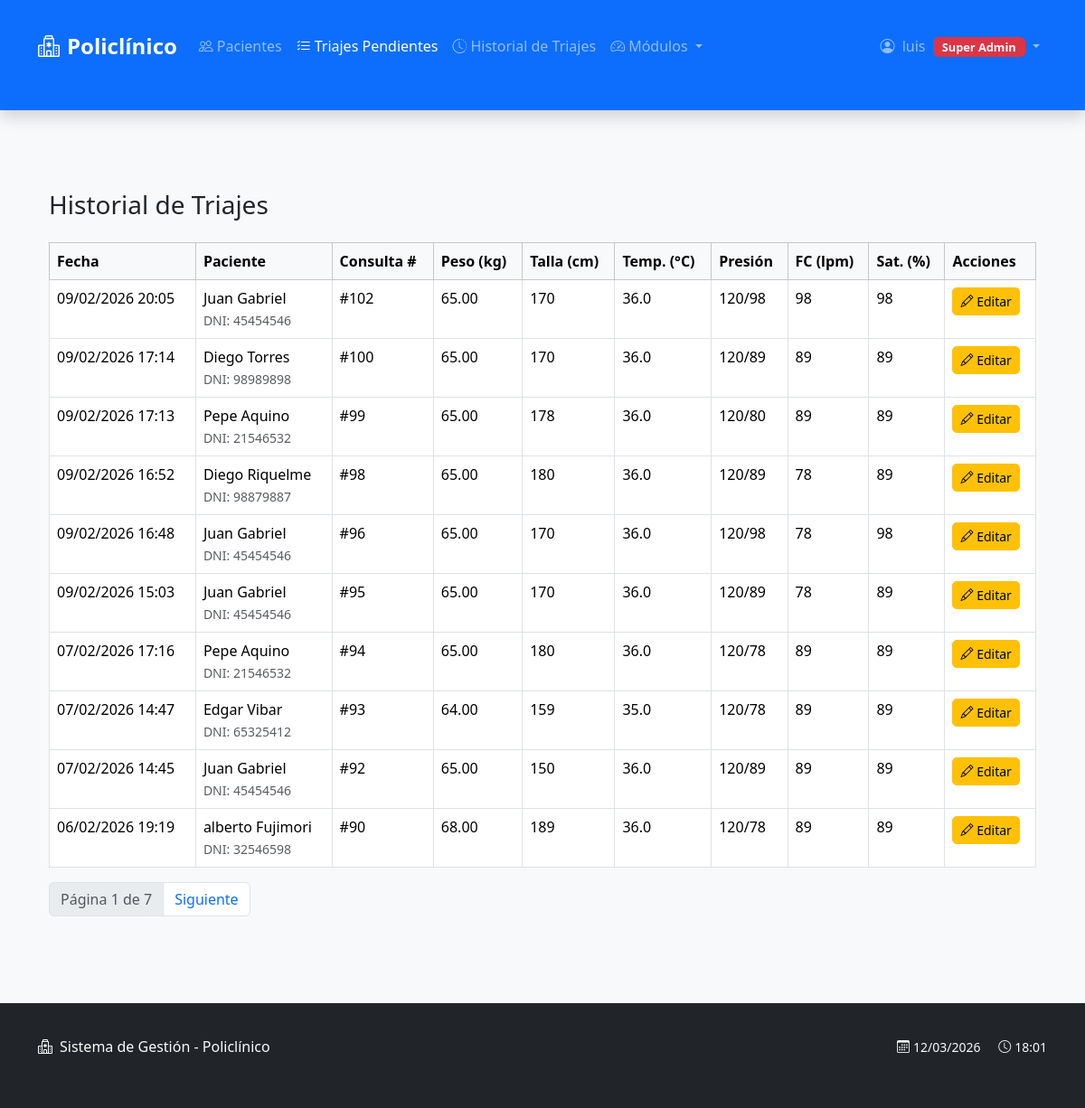
The app's page /triaje/historial/ (signed in) with its own data.
### triaje/models.py (models this page shows, shortened)
class Triaje(models.Model):
    class EstadoTriaje(models.TextChoices):
        INICIADO = 'INICIADO', 'Iniciado'
        COMPLETO = 'COMPLETO', 'Completo'
    consulta = models.OneToOneField(
        Consulta,
        on_delete=models.PROTECT,
        related_name='triaje'
    )
    estado = models.CharField(
        max_length=20,
        choices=EstadoTriaje.choices,
        default=EstadoTriaje.INICIADO
    )
    peso = models.DecimalField(
        max_digits=5,
        decimal_places=2,
        null=True,
        blank=True,
        help_text='Peso en kilogramos (kg)'
    )
    talla = models.PositiveIntegerField(
        null=True,
        blank=True,
        help_text='Talla en centímetros (cm)'
    )
    temperatura = models.DecimalField(
        max_digits=4,
        decimal_places=1,
        null=True,
        blank=True,
        help_text='Temperatura corporal en °C'
    )
    presion = models.CharField(
        max_length=10,
        blank=True,
        help_text='Presión arterial (ej: 120/80)',
        validators=[validar_presion]
    )
    frecuencia_cardiaca = models.PositiveIntegerField(
        null=True,
        blank=True,
        help_text='Latidos por minuto (lpm)'
    )
    saturacion = models.PositiveIntegerField(
        null=True,
        blank=True,
        help_text='Saturación de oxígeno (%)'
    )
    fecha = models.DateTimeField(auto_now_add=True)
    class Meta:
        permissions = [
            ("corregir_triaje", "Puede corregir triajes completados"),
            ("ver_historial_triaje", "Puede ver historial de triajes"),
            ("registrar_triaje", "Puede registrar triaje"),
        ]

### consultas/models.py (models this page shows, shortened)
class Consulta(models.Model):
    class EstadoConsulta(models.TextChoices):
        REGISTRADA = 'REGISTRADA', 'Registrada'
        PAGADA = 'PAGADA', 'Pagada'
        TRIAJE_PENDIENTE = 'TRIAJE_PENDIENTE', 'Triaje pendiente'
        EN_TRIAGE = 'EN_TRIAGE', 'En triaje'
        TRIAJE_COMPLETO = 'TRIAJE_COMPLETO', 'Triaje completo'
        ATENDIDA = 'ATENDIDA', 'Atendida'
    paciente = models.ForeignKey(
        'pacientes.Paciente',
        on_delete=models.PROTECT,
        related_name='consultas'
    )
    tarifa = models.ForeignKey(
        TarifaConsulta,
        on_delete=models.PROTECT
    )
    tipo_consulta = models.CharField(
        max_length=20
    )
    especialidad = models.CharField(
        max_length=20,
        null=True,
        blank=True
    )
    precio = models.DecimalField(
        max_digits=8,
        decimal_places=2
    )
    doctor = models.ForeignKey(
        Doctor,
        on_delete=models.SET_NULL,
        null=True,
        blank=True,
        verbose_name='Médico asignado',
        help_text='Seleccione el médico que atenderá la consulta'
    )
    estado = models.CharField(
        max_length=20,
        choices=EstadoConsulta.choices,
        default=EstadoConsulta.REGISTRADA
    )
    fecha = models.DateTimeField(auto_now_add=True)
    diagnostico = models.TextField(
        blank=True,
        null=True,
        verbose_name='Diagnóstico',
        help_text='Diagnóstico principal de la consulta'
    )
    observaciones = models.TextField(
        blank=True,
        null=True,
        verbose_name='Observaciones',
        help_text='Observaciones y hallazgos del examen físico'
    )
    tratamiento = models.TextField(
        blank=True,
        null=True,
        verbose_name='Tratamiento',
        help_text='Plan de tratamiento indicado'
    )
    fecha_atencion = models.DateTimeField(
        blank=True,
        null=True,
        verbose_name='Fecha de atención',
        help_text='Fecha y hora en que se atendió la consulta'
    )
    es_lectura_resultados = models.BooleanField(
        default=False,
        verbose_name='Es lectura de resultados',
        help_text='Consulta solo para lectura de resultados de exámenes'
    )
    class Meta:
        verbose_name = 'Consulta'
        verbose_name_plural = 'Consultas'
        ordering = ['-fecha']

### pacientes/models.py (models this page shows, shortened)
class Paciente(models.Model):
    dni = models.CharField(max_length=8, unique=True)
    nombres = models.CharField(max_length=100)
    apellidos = models.CharField(max_length=100)
    fecha_nacimiento = models.DateField()
    telefono = models.CharField(max_length=15, blank=True)
    direccion = models.CharField(max_length=200, blank=True)
    creado_en = models.DateTimeField(auto_now_add=True)
    activo = models.BooleanField(default=True, verbose_name='¿Activo?',help_text='Indica si el paciente está activo en el sistema')

### triaje/views.py (the view)
# urls.py: path('historial/', views.historial_triajes, name='historial_triajes'),
@grupo_requerido('recepcion', 'administrador')
@login_required
@permission_required('triaje.view_triaje', raise_exception=True)
def historial_triajes(request):
    triajes = Triaje.objects.filter(
        estado=Triaje.EstadoTriaje.COMPLETO
    ).select_related('consulta__paciente').order_by('-fecha')
    paginator = Paginator(triajes, 10)
    page_number = request.GET.get('page')
    page_obj = paginator.get_page(page_number)
    return render(
        request,
        'triaje/historial_triajes.html',
        {
            'page_obj': page_obj
        }
    )

### config/context_processors.py (called while the page is built)
def grupos_usuario(request):
    if request.user.is_authenticated:
        grupos = list(request.user.groups.values_list('name', flat=True))
        return {
            'user_groups': grupos,
            'es_doctor': 'doctores' in grupos,
            'es_recepcion': 'recepcion' in grupos,
            'es_farmacia': 'farmacia' in grupos,
            'es_laboratorio': 'laboratorio' in grupos,
            'es_administrador': 'administrador' in grupos,
            'es_super_user': request.user.is_superuser,
        }
    return {}

### triaje/templates/triaje/historial_triajes.html (shortened to what this page needs)
{% extends "base.html" %}
{% block content %}
<div class="container mt-4">
    <h3 class="mb-4">Historial de Triajes</h3>
    <table class="table table-bordered table-hover">
        <thead class="table-light">
            <tr>
                <th>Fecha</th>
                <th>Paciente</th>
                <th>Consulta #</th>
                <th>Peso (kg)</th>
                <th>Talla (cm)</th>
                <th>Temp. (°C)</th>
                <th>Presión</th>
                <th>FC (lpm)</th>
                <th>Sat. (%)</th>
                {% if perms.triaje.change_triaje %}
                <th>Acciones</th>
                {% endif %}
            </tr>
        </thead>
        <tbody>
        {% for triaje in page_obj %}
            <tr>
                <td>{{ triaje.fecha|date:"d/m/Y H:i" }}</td>
                <td>
                    {{ triaje.consulta.paciente.nombres }} {{ triaje.consulta.paciente.apellidos }}<br>
                    <small class="text-muted">DNI: {{ triaje.consulta.paciente.dni }}</small>
                </td>
                <td>#{{ triaje.consulta.id }}</td>
                <td>{{ triaje.peso|default:"-" }}</td>
                <td>{{ triaje.talla|default:"-" }}</td>
                <td>{{ triaje.temperatura|default:"-" }}</td>
                <td>{{ triaje.presion|default:"-" }}</td>
                <td>{{ triaje.frecuencia_cardiaca|default:"-" }}</td>
                <td>{{ triaje.saturacion|default:"-" }}</td>
                {% if perms.triaje.change_triaje %}
                <td>
                    <a href="{% url 'editar_triaje' triaje.id %}"
                       class="btn btn-sm btn-warning">
                        <i class="bi bi-pencil"></i> Editar
                    </a>
                </td>
                {% endif %}
            </tr>
        {% empty %}
            <tr>
                <td colspan="{% if perms.triaje.change_triaje %}10{% else %}9{% endif %}" class="text-center">
                    No hay triajes registrados en el historial
                </td>
            </tr>
        {% endfor %}
        </tbody>
    </table>
    <nav>
        <ul class="pagination">
            <li class="page-item disabled">
                <span class="page-link">
                    Página {{ page_obj.number }} de {{ page_obj.paginator.num_pages }}
                </span>
            </li>
            {% if page_obj.has_next %}
                <li class="page-item">
                    <a class="page-link" href="?page={{ page_obj.next_page_number }}">Siguiente</a>
                </li>
            {% endif %}
        </ul>
    </nav>
</div>
{% endblock %}

### templates/base.html (shortened to what this page needs)
<!DOCTYPE html>
<html lang="es">
<head>
    <link href="https://cdn.jsdelivr.net/npm/bootstrap@5.3.1/dist/css/bootstrap.min.css" rel="stylesheet">
    <link rel="stylesheet" href="https://cdn.jsdelivr.net/npm/bootstrap-icons@1.11.0/font/bootstrap-icons.css">
    <link rel="stylesheet" href="https://cdnjs.cloudflare.com/ajax/libs/font-awesome/6.4.0/css/all.min.css">
    {% load static %}
    <link rel="stylesheet" href="{% static 'css/styles.css' %}">
</head>
<body>
    <nav class="navbar navbar-expand-lg navbar-dark bg-primary shadow">
        <div class="container">
            <a class="navbar-brand" href="{% url 'inicio' %}">
                <i class="bi bi-hospital me-2"></i>Policlínico
            </a>
            <div class="collapse navbar-collapse" id="navbarNav">
                <ul class="navbar-nav me-auto" id="mainNavbar">
                    {% if user.is_authenticated %}
                        {% if es_recepcion or es_administrador or es_super_user %}
                        <li class="nav-item">
                            <a class="nav-link {% if '/pacientes/' in request.path %}active{% endif %}"
                               href="{% url 'lista_pacientes' %}">
                                <i class="bi bi-people me-1"></i>Pacientes
                            </a>
                        </li>
                        <li class="nav-item">
                            <a class="nav-link {% if '/triaje/' in request.path %}active{% endif %}"
                               href="{% url 'lista_triaje_pendiente' %}">
                                <i class="bi bi-list-check me-1"></i>Triajes Pendientes
                            </a>
                        </li>
                        <li class="nav-item">
                            <a class="nav-link {% if '/historial-triajes/' in request.path %}active{% endif %}"
                               href="{% url 'historial_triajes' %}">
                                <i class="bi bi-clock-history me-1"></i>Historial de Triajes
                            </a>
                        </li>
                        {% endif %}
                        {% if es_administrador or es_super_user %}
                        <li class="nav-item dropdown">
                            <a class="nav-link dropdown-toggle" href="#" role="button" data-bs-toggle="dropdown">
                                <i class="bi bi-speedometer2 me-1"></i>Módulos
                            </a>
                        </li>
                        {% endif %}
                    {% endif %}
                </ul>
                <ul class="navbar-nav">
                    {% if user.is_authenticated %}
                    <li class="nav-item dropdown">
                        <a class="nav-link dropdown-toggle" href="#" role="button" data-bs-toggle="dropdown" aria-expanded="false">
                            <i class="bi bi-person-circle me-1"></i>
                            {{ user.username }}
                            <span class="badge
                                {% if es_super_user %}bg-danger
                                {% elif es_administrador %}bg-danger
                                {% elif es_doctor %}bg-success
                                {% elif es_recepcion %}bg-warning
                                {% elif es_farmacia %}bg-info
                                {% elif es_laboratorio %}bg-secondary
                                {% else %}bg-secondary{% endif %} ms-1">
                                {% if es_super_user %}Super Admin
                                {% elif es_administrador %}Admin
                                {% elif es_doctor %}Doctor
                                {% elif es_recepcion %}Recepción
                                {% elif es_farmacia %}Farmacia
                                {% elif es_laboratorio %}Laboratorio
                                {% else %}Usuario{% endif %}
                            </span>
                        </a>
                    </li>
                    {% endif %}
                </ul>
            </div>
        </div>
    </nav>
    <div class="container mt-4">
        {% block content %}{% endblock %}
    </div>
    <footer class="footer mt-auto py-3 bg-dark text-white">
        <div class="container">
            <div class="row">
                <div class="col-md-6">
                    <span class="text-light">
                        <i class="bi bi-hospital me-2"></i>Sistema de Gestión - Policlínico
                    </span>
                </div>
                <div class="col-md-6 text-md-end">
                    <span class="text-light small">
                        <i class="bi bi-calendar3 me-1"></i>{% now "d/m/Y" %}
                        <i class="bi bi-clock ms-3 me-1"></i>{% now "H:i" %}
                    </span>
                </div>
            </div>
        </div>
    </footer>
</body>
</html>

### static/css/styles.css (style rules this page uses)
body { font-family: 'Segoe UI', Tahoma, Geneva, Verdana, sans-serif; background-color: #f8f9fa; }
.navbar-brand { font-weight: 700; font-size: 1.5rem; }
.btn { border-radius: 5px; font-weight: 500; }
.badge { font-size: 0.8em; padding: 5px 10px; }
.container { padding-top: 20px; padding-bottom: 40px; }
.footer { background-color: #343a40; color: white; padding: 20px 0; margin-top: 40px; }

### records on screen
Triaje: fecha "09/02/2026 20:05", consulta.paciente.nombres "Juan", consulta.paciente.apellidos "Gabriel", consulta.paciente.dni "45454546", consulta.id "102", peso "65.00", talla "170", temperatura "36.0", presion "120/98", frecuencia_cardiaca "98", saturacion "98"
Triaje: fecha "09/02/2026 17:14", consulta.paciente.nombres "Diego", consulta.paciente.apellidos "Torres", consulta.paciente.dni "98989898", consulta.id "100", peso "65.00", talla "170", temperatura "36.0", presion "120/89", frecuencia_cardiaca "89", saturacion "89"
Triaje: fecha "09/02/2026 17:13", consulta.paciente.nombres "Pepe", consulta.paciente.apellidos "Aquino", consulta.paciente.dni "21546532", consulta.id "99", peso "65.00", talla "178", temperatura "36.0", presion "120/80", frecuencia_cardiaca "89", saturacion "89"
Triaje: fecha "09/02/2026 16:52", consulta.paciente.nombres "Diego", consulta.paciente.apellidos "Riquelme", consulta.paciente.dni "98879887", consulta.id "98", peso "65.00", talla "180", temperatura "36.0", presion "120/89", frecuencia_cardiaca "78", saturacion "89"
Triaje: fecha "09/02/2026 16:48", consulta.paciente.nombres "Juan", consulta.paciente.apellidos "Gabriel", consulta.paciente.dni "45454546", consulta.id "96", peso "65.00", talla "170", temperatura "36.0", presion "120/98", frecuencia_cardiaca "78", saturacion "98"
Triaje: fecha "09/02/2026 15:03", consulta.paciente.nombres "Juan", consulta.paciente.apellidos "Gabriel", consulta.paciente.dni "45454546", consulta.id "95", peso "65.00", talla "170", temperatura "36.0", presion "120/89", frecuencia_cardiaca "78", saturacion "89"
Triaje: fecha "07/02/2026 17:16", consulta.paciente.nombres "Pepe", consulta.paciente.apellidos "Aquino", consulta.paciente.dni "21546532", consulta.id "94", peso "65.00", talla "180", temperatura "36.0", presion "120/78", frecuencia_cardiaca "89", saturacion "89"
Triaje: fecha "07/02/2026 14:47", consulta.paciente.nombres "Edgar", consulta.paciente.apellidos "Vibar", consulta.paciente.dni "65325412", consulta.id "93", peso "64.00", talla "159", temperatura "35.0", presion "120/78", frecuencia_cardiaca "89", saturacion "89"
Triaje: fecha "07/02/2026 14:45", consulta.paciente.nombres "Juan", consulta.paciente.apellidos "Gabriel", consulta.paciente.dni "45454546", consulta.id "92", peso "65.00", talla "150", temperatura "36.0", presion "120/89", frecuencia_cardiaca "89", saturacion "89"
Triaje: fecha "06/02/2026 19:19", consulta.paciente.nombres "alberto", consulta.paciente.apellidos "Fujimori", consulta.paciente.dni "32546598", consulta.id "90", peso "68.00", talla "189", temperatura "36.0", presion "120/78", frecuencia_cardiaca "89", saturacion "89"

### other values on screen
{{ user.username }} "luis"
{{ page_obj.number }} "1"
{{ page_obj.paginator.num_pages }} "7"
